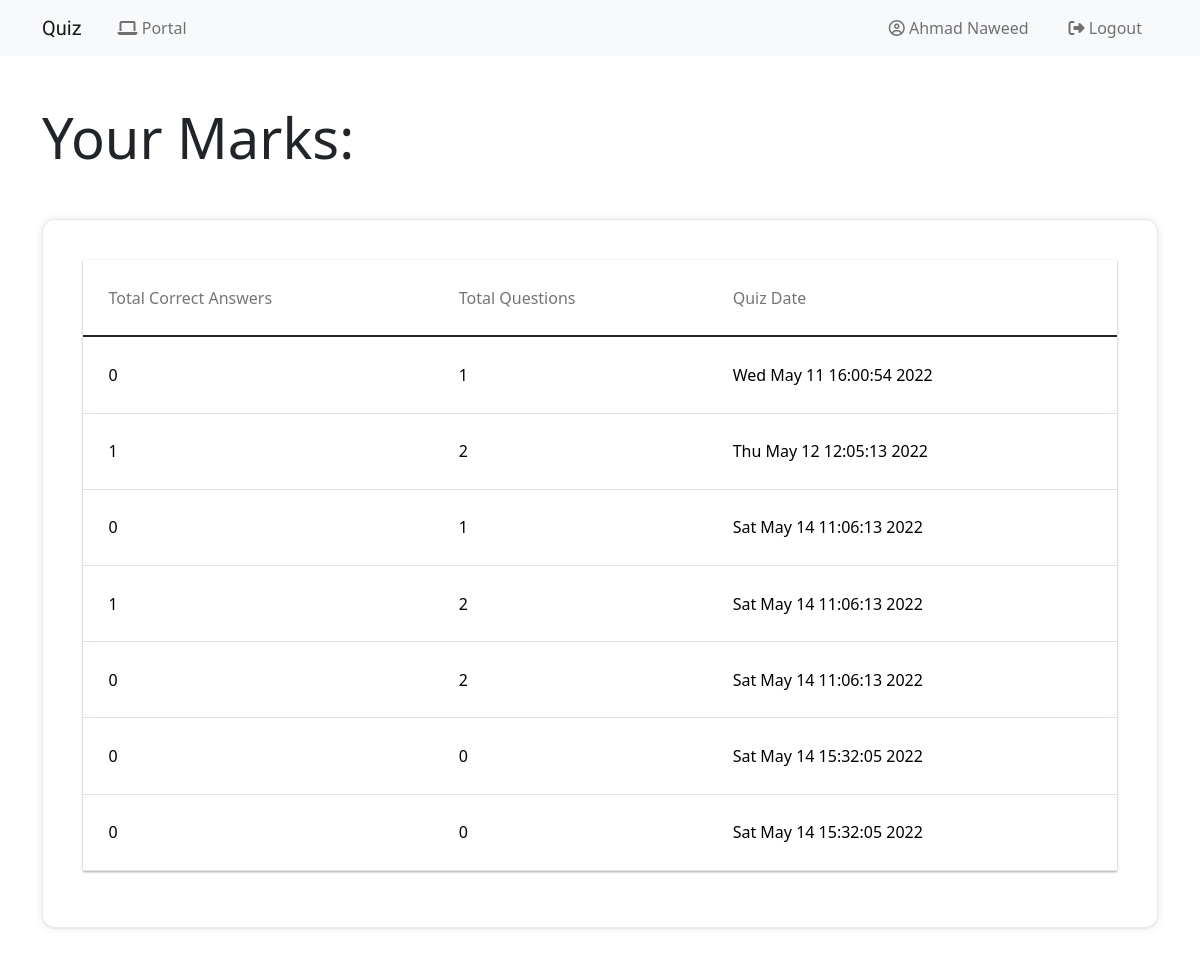
The app's page /student/results (signed in) with its own data.
### quiz_application/models.py (models this page shows)
class User(db.Model, UserMixin):
    id = db.Column(db.Integer, primary_key=True)
    email = db.Column(db.String(150), unique=True)
    name = db.Column(db.String(150))
    password = db.Column(db.String(150))
    role = db.Column(db.String(30), default="Pending")
    subjects = db.relationship("Subject", secondary=user_subject, passive_deletes=True, cascade="all, delete")
    marks = db.relationship("Mark", backref="marks", single_parent=True, cascade="all, delete")

class Mark(db.Model):
    id = db.Column(db.Integer, primary_key=True)
    total_marks = db.Column(db.String(150))
    quiz_taken_date = db.Column(db.DateTime, default=datetime.now())
    user_id = db.Column(db.Integer, db.ForeignKey('user.id'))

### quiz_application/student.py (the view)
@student.route("results", methods=["GET", "POST"])
@is_student
@login_required
def results():
    marks = current_user.marks
    return render_template("/student/result.html", user=current_user, marks=marks)

### quiz_application/__init__.py (called while the page is built)
def create_app():
    app = Flask(__name__)
    app.config['SECRET_KEY'] = 'SECRET123'
    app.config['SQLALCHEMY_DATABASE_URI'] = f'sqlite:///{DB_NAME}'
    db.init_app(app)
    from .views import views
    from .auth import auth
    from .admin import admin
    from .manager import manager
    from .student import student
    app.register_blueprint(views, url_prefix='/')
    app.register_blueprint(auth, url_prefix='/')
    app.register_blueprint(admin, url_prefix='/admin/')
    app.register_blueprint(manager, url_prefix='/manager/')
    app.register_blueprint(student, url_prefix='/student/')
    from .models import User
    create_database(app)
    login_manager = LoginManager()
    login_manager.login_view = 'auth.login'
    login_manager.init_app(app)
    @login_manager.user_loader
    def load_user(id):
        return User.query.get(int(id))
    return app

### quiz_application/auth.py (called while the page is built)
def is_student(f):
    @wraps(f)
    def wrap(*args, **kwargs):
        if current_user.role == "Student":
            return f(*args, **kwargs)
        else:
            flash("Unauthorized", category="error")
            return redirect("/")
    return wrap

### quiz_application/templates/student/result.html (shortened to what this page needs)
{% extends "base.html" %}
{% block content %}
<main>
    <section class="section-padding">
        <h3 class="display-4 mb-5">Your Marks:</h3>
        <div class="table-design bt-5">
            {% if marks %}
                    <div class="table-responsive-vertical shadow-z-1">
                            <table id="table" class="table table-hover table-mc-light-blue">
                                <thead>
                                    <tr>
                                        <th>Total Correct Answers</th>
                                        <th>Total Questions</th>
                                        <th>Quiz Date</th>
                                    </tr>
                                </thead>
                                <tbody>
                                {% for record in marks %}
                                {% if not subject in current_user.subjects %}
                                <tr>
                                    <td data-title="Total Correct Answers">{{record.total_marks.split("out of")[0].strip()}}</td>
                                    <td data-title="Total Questions">{{record.total_marks.split("out of")[1].strip()}}</td>
                                    <td data-title="Quiz Date">{{record.quiz_taken_date.strftime("%c")}}</td>
                                </tr>
                                {% endif %}
                                {% endfor %}
                            </tbody>
                        </table>
                    </div>
            {% else %}
                <h1 class="display-6">You haven't taken any quizes yet!</h1>
            {% endif %}
        </div>
    </section>
</main>
{% endblock %}

### quiz_application/templates/base.html (shortened to what this page needs)
<!DOCTYPE html>
<html lang="en">
<head>
    <link href="https://cdn.jsdelivr.net/npm/bootstrap@5.1.3/dist/css/bootstrap.min.css" rel="stylesheet">
  <link
    rel="stylesheet"
    href="https://stackpath.bootstrapcdn.com/font-awesome/4.7.0/css/font-awesome.min.css"
  />
    <link rel="stylesheet" type="text/css" href="{{ url_for('static', filename='css/table.css') }}" />
    <link rel="stylesheet" type="text/css" href="{{ url_for('static', filename='css/custom.css') }}" />
    <link rel="stylesheet" type="text/css" href="{{ url_for('static', filename='css/main.css') }}" />
    <link href="css/bootstrap.min.css" rel="stylesheet">
    <link href="css/bootstrap-icons.css" rel="stylesheet">
</head>
<body>
    <nav class="navbar navbar-expand-lg navbar-light bg-light">
        <div class="container">
            <a class="navbar-brand" href="/" style="font-family: 'Shadows Into Light', cursive; margin-right: 12px;">Quiz </a>
          <div class="collapse navbar-collapse" id="navbarSupportedContent">
            <ul class="navbar-nav me-auto mb-2 mb-lg-0">
                {% if user.is_authenticated  %}
                  <li class="nav-item">
                    {% if user.role == "Admin" %}
                      <a class="nav-link" href="/admin"><i class="fa fa-laptop" aria-hidden="true"></i> Admin Portal</a>
                    {% elif user.role == "Manager" %}
                      <a class="nav-link" href="/manager"><i class="fa fa-laptop" aria-hidden="true"></i> Portal</a>
                    {% elif user.role == "Student" %}
                      <a class="nav-link" href="/student"><i class="fa fa-laptop" aria-hidden="true"></i> Portal</a>
                    {% endif %}
                  </li>
                {% endif %}
            </ul>
            <ul class="navbar-nav">
              {% if user.is_authenticated %}
                <li class="nav-item">
                  <a href="/edit_profile" class="nav-link"><i class="fa fa-user-circle-o" aria-hidden="true"></i> {{user.name}}</a>
                </li>
                <li class="nav-item">
                  <a class="nav-link" id="login" href="/logout"><i class="fa fa-sign-out" aria-hidden="true"></i> Logout</a>
                </li>
              {% endif %}
            </ul>
          </div>
        </div>
    </nav>
   <div class="mt-5">
    <div class="container">
        {% block content %}
        {% endblock %}
    </div>
   </div>
</body>
</html>

### quiz_application/static/css/table.css (style rules this page uses)
*, *:after, *:before { -webkit-box-sizing: border-box; -moz-box-sizing: border-box; box-sizing: border-box; }
.shadow-z-1 { -webkit-box-shadow: 0 1px 3px 0 rgba(0, 0, 0, 0.12), 0 1px 2px 0 rgba(0, 0, 0, 0.24); -moz-box-shadow: 0 1px 3px 0 rgba(0, 0, 0, 0.12), 0 1px 2px 0 rgba(0, 0, 0, 0.24); box-shadow: 0 1px 3px 0 rgba(0, 0, 0, 0.12), 0 1px 2px 0 rgba(0, 0, 0, 0.24); }
.table { width: 100%; max-width: 100%; margin-bottom: 2rem; background-color: #fff; }
.table > thead > tr, .table > tbody > tr, .table > tfoot > tr { -webkit-transition: all 0.3s ease; -o-transition: all 0.3s ease; transition: all 0.3s ease; }
.table > thead > tr > th, .table > tbody > tr > th, .table > tfoot > tr > th, .table > thead > tr > td, .table > tbody > tr > td, .table > tfoot > tr > td { text-align: left; padding: 1.6rem; vertical-align: top; border-top: 0; -webkit-transition: all 0.3s ease; -o-transition: all 0.3s ease; transition: all 0.3s ease; }
.table > thead > tr > th { font-weight: 400; color: #757575; vertical-align: bottom; border-bottom: 1px solid rgba(0, 0, 0, 0.12); }
.table > caption + thead > tr:first-child > th, .table > colgroup + thead > tr:first-child > th, .table > thead:first-child > tr:first-child > th, .table > caption + thead > tr:first-child > td, .table > colgroup + thead > tr:first-child > td, .table > thead:first-child > tr:first-child > td { border-top: 0; }

### quiz_application/static/css/custom.css (style rules this page uses)
body { background: #e5e5e542; }
.navbar-expand-lg .navbar-nav .nav-link { display: inline-block !important; padding: 0; margin-right: 0.5rem !important; margin-left: 1rem !important; }
.table-design { border: solid 0.5px #cfcfcf6e; padding: 40px; border-radius: 13px; background: white; box-shadow: rgb(17 17 26 / 5%) 0px 1px 0px, rgb(17 17 26 / 10%) 0px 0px 8px; }
td, th { white-space: nowrap; white-space: nowrap; }

### quiz_application/static/css/main.css (style rules this page uses)
:root { --white-color: #FFFFFF; --primary-color: #FF4400; --section-bg-color: #f0f8ff; --dark-color: #000000; --grey-color: #d0d1d1; --p-color: #717275; --body-font-family: 'Inter', sans-serif; --h5-font-size: 24px; --p-font-size: 20px; --copyright-text-font-size: 16px; --product-link-font-size: 14px; --custom-link-font-size: 12px; --font-weight-thin: 100; --font-weight-light: 300; --font-weight-normal: 400; --font-weight-bold: 700; --font-weight-black: 900; }
html { scroll-behavior: smooth; }
h3 { font-size: 36px; }
a, button { touch-action: manipulation; transition: all 0.3s; }
a { color: var(--p-color); text-decoration: none; }
.navbar { background: #e0e0e0 !important; padding: 15px; }
.navbar-brand { color: var(--dark-color); font-size: 24px; font-weight: var(--font-weight-light); margin: 0; padding: 0; }
.navbar-expand-lg .navbar-nav .nav-link { display: inline-block; padding: 0; margin-right: 1.5rem; margin-left: 1.5rem; }
.nav-link { color: var(--p-color); font-size: 16px; position: relative; }
.navbar .nav-link::after { position: absolute; top: 100%; left: 0; width: 100%; height: 2px; background: var(--grey-color); content: ''; opacity: 0; -webkit-transition: opacity 0.3s, -webkit-transform 0.3s; -moz-transition: opacity 0.3s, -moz-transform 0.3s; transition: opacity 0.3s, transform 0.3s; -webkit-transform: translateY(10px); -moz-transform: translateY(10px); transform: translateY(10px); }
.section-padding { padding-top: 0rem; padding-bottom: 7rem; }

### records on screen
User: name "Ahmad Naweed"
Mark: total_marks.split "0", total_marks.split "1", quiz_taken_date "Wed May 11 16:00:54 2022"
Mark: total_marks.split "1", total_marks.split "2", quiz_taken_date "Thu May 12 12:05:13 2022"
Mark: total_marks.split "0", total_marks.split "1", quiz_taken_date "Sat May 14 11:06:13 2022"
Mark: total_marks.split "1", total_marks.split "2", quiz_taken_date "Sat May 14 11:06:13 2022"
Mark: total_marks.split "0", total_marks.split "2", quiz_taken_date "Sat May 14 11:06:13 2022"
Mark: total_marks.split "0", quiz_taken_date "Sat May 14 15:32:05 2022"
Mark: total_marks.split "0", quiz_taken_date "Sat May 14 15:32:05 2022"
